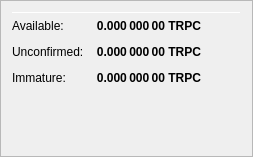
                   <widget class="QFrame" name="frame_ZerocoinBalances">
                    <property name="frameShape">
                     <enum>QFrame::StyledPanel</enum>
                    </property>
                    <property name="frameShadow">
                     <enum>QFrame::Raised</enum>
                    </property>
                    <layout class="QVBoxLayout" name="verticalLayout_7">
                     <item>
                      <layout class="QHBoxLayout" name="horizontalLayout_8" stretch="0">
                       <!--<item>
                        <widget class="QLabel" name="label_5z_3">
                         <property name="minimumSize">
                          <size>
                           <width>0</width>
                           <height>20</height>
                          </size>
                         </property>
                         <property name="font">
                          <font>
                           <pointsize>12</pointsize>
                           <weight>75</weight>
                           <bold>true</bold>
                          </font>
                         </property>
                         <property name="text">
                          <string>xTRPC Balance</string>
                         </property>
                        </widget>
                       </item>-->
                       <!--<item>
                        <widget class="QLabel" name="labelxTRPCPercent">
                         <property name="text">
                          <string notr="true">0 %</string>
                         </property>
                        </widget>
                       </item>
                       <item>
                        <spacer name="horizontalSpacer_11">
                         <property name="orientation">
                          <enum>Qt::Horizontal</enum>
                         </property>
                         <property name="sizeHint" stdset="0">
                          <size>
                           <width>40</width>
                           <height>20</height>
                          </size>
                         </property>
                        </spacer>
                       </item>-->
                      </layout> 
                     </item>
                     <item>
                      <widget class="Line" name="line_ZerocoinBalance">
                       <property name="minimumSize">
                        <size>
                         <width>0</width>
                         <height>1</height>
                        </size>
                       </property>
                       <property name="maximumSize">
                        <size>
                         <width>16777215</width>
                         <height>1</height>
                        </size>
                       </property>
                       <property name="orientation">
                        <enum>Qt::Horizontal</enum>
                       </property>
                      </widget>
                     </item>
                     <item>
                      <layout class="QGridLayout" name="gridLayout_5">
                       <property name="spacing">
                        <number>12</number>
                       </property>
                       <item row="1" column="0">
                        <widget class="QLabel" name="labelzBalanceMatureText">
                         <property name="toolTip">
                          <string>Mature: more than 20 confirmation and more than 3 mints of the same denomination after it was minted.
These xTRPC are spendable.</string>
                         </property>
                         <property name="text">
                          <string>Available:</string>
                         </property>
                        </widget>
                       </item>
                       <item row="1" column="1">
                        <widget class="QLabel" name="labelzBalanceMature">
                         <property name="font">
                          <font>
                           <weight>75</weight>
                           <bold>true</bold>
                          </font>
                         </property>
                         <property name="toolTip">
                          <string>Mature: more than 20 confirmation and more than 3 mints of the same denomination after it was minted.
These xTRPC are spendable.</string>
                         </property>
                         <property name="text">
                          <string notr="true">0.000 000 00 TRPC</string>
                         </property>
                         <property name="alignment">
                          <set>Qt::AlignRight|Qt::AlignTrailing|Qt::AlignVCenter</set>
                         </property>
                        </widget>
                       </item>
                       <item row="2" column="0">
                        <widget class="QLabel" name="labelzBalanceUnconfirmedText">
                         <property name="toolTip">
                          <string>Unconfirmed: less than 20 confirmations
Immature: confirmed, but less than 3 mints of the same denomination after it was minted</string>
                         </property>
                         <property name="text">
                          <string>Unconfirmed:</string>
                         </property>
                        </widget>
                       </item>
                       <item row="2" column="1">
                        <widget class="QLabel" name="labelzBalanceUnconfirmed">
                         <property name="font">
                          <font>
                           <weight>75</weight>
                           <bold>true</bold>
                          </font>
                         </property>
                         <property name="toolTip">
                          <string>Unconfirmed: less than 20 confirmations
Immature: confirmed, but less than 3 mints of the same denomination after it was minted</string>
                         </property>
                         <property name="text">
                          <string notr="true">0.000 000 00 TRPC</string>
                         </property>
                         <property name="alignment">
                          <set>Qt::AlignRight|Qt::AlignTrailing|Qt::AlignVCenter</set>
                         </property>
                        </widget>
                       </item>
                       <item row="3" column="0">
                        <widget class="QLabel" name="labelzBalanceImmatureText">
                         <property name="toolTip">
                          <string>Unconfirmed: less than 20 confirmations
Immature: confirmed, but less than 3 mints of the same denomination after it was minted</string>
                         </property>
                         <property name="text">
                          <string>Immature:</string>
                         </property>
                        </widget>
                       </item>
                       <item row="3" column="1">
                        <widget class="QLabel" name="labelzBalanceImmature">
                         <property name="font">
                          <font>
                           <weight>75</weight>
                           <bold>true</bold>
                          </font>
                         </property>
                         <property name="toolTip">
                          <string>Unconfirmed: less than 20 confirmations
Immature: confirmed, but less than 3 mints of the same denomination after it was minted</string>
                         </property>
                         <property name="text">
                          <string notr="true">0.000 000 00 TRPC</string>
                         </property>
                         <property name="alignment">
                          <set>Qt::AlignRight|Qt::AlignTrailing|Qt::AlignVCenter</set>
                         </property>
                        </widget>
                       </item>
                       <!--<item row="4" column="0">
                        <widget class="QLabel" name="labelzBalanceText">
                         <property name="toolTip">
                          <string>Your current xTRPC balance, unconfirmed and immature xTRPC included.</string>
                         </property>
                         <property name="text">
                          <string>Total:</string>
                         </property>
                        </widget>
                       </item>-->
                       <!--<item row="4" column="1">
                        <widget class="QLabel" name="labelzBalance">
                         <property name="font">
                          <font>
                           <weight>75</weight>
                           <bold>true</bold>
                          </font>
                         </property>
                         <property name="cursor">
                          <cursorShape>IBeamCursor</cursorShape>
                         </property>
                         <property name="toolTip">
                          <string>Your current xTRPC balance, unconfirmed and immature xTRPC included.</string>
                         </property>
                         <property name="text">
                          <string notr="true">0.000 000 00 TRPC</string>
                         </property>
                         <property name="alignment">
                          <set>Qt::AlignRight|Qt::AlignTrailing|Qt::AlignVCenter</set>
                         </property>
                         <property name="textInteractionFlags">
                          <set>Qt::LinksAccessibleByMouse|Qt::TextSelectableByKeyboard|Qt::TextSelectableByMouse</set>
                         </property>
                        </widget>
                       </item>-->
                       <item row="4" column="2">
                        <spacer name="horizontalSpacer_4">
                         <property name="orientation">
                          <enum>Qt::Horizontal</enum>
                         </property>
                         <property name="sizeHint" stdset="0">
                          <size>
                           <width>40</width>
                           <height>20</height>
                          </size>
                         </property>
                        </spacer>
                       </item>
                      </layout> 
                     </item>
                     <item>
                      <spacer name="verticalSpacer_4">
                       <property name="orientation">
                        <enum>Qt::Vertical</enum>
                       </property>
                       <property name="sizeHint" stdset="0">
                        <size>
                         <width>20</width>
                         <height>40</height>
                        </size>
                       </property>
                      </spacer>
                     </item>
                    </layout>
                   </widget>
